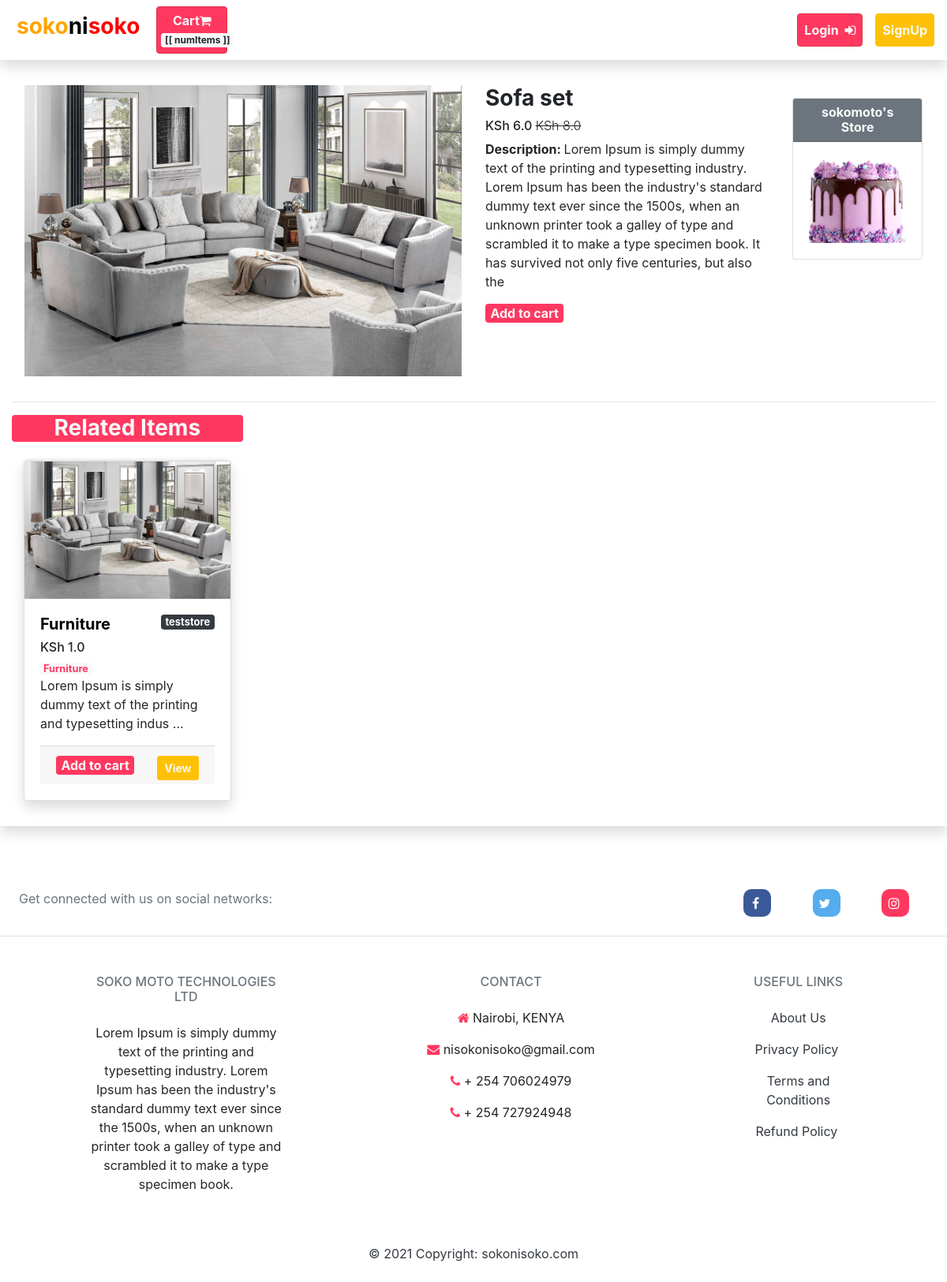
Screenshot of /funni/sofa/ with the database file from the repository.
### apps/product/models.py (models this page shows, shortened)
class Product(models.Model):
    category = models.ForeignKey(Category, related_name='products', on_delete=models.CASCADE)
    vendor = models.ForeignKey(Vendor, related_name='products', on_delete=models.CASCADE)
    title = models.CharField(max_length=255)
    slug = models.SlugField(max_length=255)
    description = models.TextField(max_length=300, blank=True, null=True)
    price = models.FloatField()
    discount = models.FloatField(blank=True, null=True)
    date_added = models.DateTimeField(auto_now_add=True)
    image = models.ImageField(upload_to='uploads/', blank=True, null=True)
    thumbnail = models.ImageField(upload_to='uploads/', blank=True, null=True)
    num_available = models.IntegerField(default=1)
    num_visits = models.IntegerField(default=0)
    date_added = models.DateTimeField(auto_now_add=True)
    class Meta:
        ordering = ['-date_added']
    def get_thumbnail(self):
        if self.thumbnail:
            return self.thumbnail.url
    def get_product_price(self):
        if self.discount:
            return self.price - self.discount
        return self.price

class Category(models.Model):
    title = models.CharField(max_length=255)
    slug = models.SlugField(max_length=255)
    ordering = models.IntegerField(default=0)
    is_featured = models.BooleanField(default=False)
    display = RichTextUploadingField()
    image = models.ImageField(upload_to='uploads/', blank=True, null=True)
    thumbnail = models.ImageField(upload_to='uploads/', blank=True, null=True)
    class Meta:
        verbose_name_plural = 'Categories'
        ordering = ['ordering']
    def __str__(self):
        return self.title

### apps/vendor/models.py (models this page shows, shortened)
class Vendor(models.Model):
    business_name = models.CharField(max_length=255)
    profile_pic = models.ImageField(default='/uploads/star.jpg')
    about = models.TextField(max_length=380)
    instagram_url = models.URLField(null=True, blank=True)
    twitter_url = models.URLField(null=True, blank=True)
    facebook_url = models.URLField(null=True, blank=True)
    created_at = models.DateTimeField(auto_now_add=True)
    created_by = models.OneToOneField(User, related_name='vendor', on_delete=models.CASCADE)
    email = models.EmailField()
    class Meta:
        ordering = ['business_name']

### apps/product/views.py (the view)
# urls.py: path('<slug:category_slug>/<slug:product_slug>/', views.product, name='product'),
def product(request, category_slug, product_slug):
    product = get_object_or_404(Product, category__slug=category_slug, slug=product_slug)
    product.num_visits = product.num_visits + 1
    imagesstring = '{"thumbnail": "%s", "image": "%s", "id": "mainimage"},' % (product.get_thumbnail(), product.image.url)
    for image in product.images.all():
        imagesstring += ('{"thumbnail": "%s", "image": "%s", "id": "%s"},' % (image.get_thumbnail(), product.image.url, image.id))
    if request.method == 'POST' and request.user.is_authenticated:
        stars = request.POST.get('stars', 3)
        content = request.POST.get('content', '')
        review = ProductReview.objects.create(product=product, user=request.user, stars=stars, content=content)
        return redirect('product_detail', category_slug=category_slug, slug=product_slug)
    similar_products = list(product.category.products.exclude(id=product.id))
    if len(similar_products) >= 4:
        similar_products = random.sample(similar_products, 4)
    cart = Cart(request)
    if cart.has_product(product.id):
        product.in_cart = True
    else:
        product.in_cart = False
    context = {
        'product': product,
        'similar_products': similar_products,
        'imagesstring': "[" + imagesstring.rstrip(',') + "]"
    }
    return render(request, 'product/product.html', context)

### apps/cart/cart.py (called while the page is built)
    def __iter__(self):
        product_ids = self.cart.keys()
        product_clean_ids = []
        for p in product_ids:
            product_clean_ids.append(p)
            self.cart[str(p)]['product'] = Product.objects.get(pk=p)
        for item in self.cart.values():
            item['total_price'] = float(item['price']) * int(item['quantity'])
            yield item

    def has_product(self, product_id):
        if str(product_id) in self.cart:
            return True
        else:
            return False

    def get_total_length(self):
        return sum(int(item['quantity']) for item in self.cart.values())

    def get_total_cost(self):
        return sum(float(item['total_price']) for item in self)

### apps/cart/context_processors.py (called while the page is built)
def cart(request):
    return {'cart': Cart(request)}

### apps/product/context_processors.py (called while the page is built)
def menu_categories(request):
    categories = Category.objects.all()
    return {'menu_categories': categories}

### apps/product/templates/product/product.html (shortened to what this page needs)
{%  extends 'core/base.html'  %}
{% block content %}
                <div class="container-fluid py-3 shadow" id="productapp">
                    <div class="py-3 px-3">
                        <div class="row">
                            <div class="col-md-6">
                                {% if product.image %}
                                <img class="img-fluid" src="{{ product.image.url }}" alt="{{ product.name }}">
                                {% endif %}
                            </div>
                            <div class="col-md-4">
                                    <h3 class="font-weight-bold">{{ product.title }}</h3>
                                    <h6> KSh {{ product.get_product_price }}
                                        {% if product.discount %}
                                        <del class="font-weight-light text-secondarys">KSh {{ product.price }}</del>
                                        {% endif %}
                                    </h6>
                                    <p class="mt-2"><strong>Description: </strong> {{ product.description | safe}}</p>
                                    {% if product.in_cart %}
                                        <a href="{% url 'cart' %}" class="btn bg-success text-light font-weight-bold">Item already in cart! Go to Cart</a>
                                    {% else %}
                                        {% if product.num_available > 0 %}
                                        <a href="" @click="addToCart({{ product.id }})" class="badge badge-danger text-light"
                                            onclick="myFunction()">Add to cart</a>
                                        {% else %}
                                            <p class="text-danger">The product is out of stock!</p>
                                        {% endif %}
                                    {% endif %}
                            </div>
                            <div class="col-md-2">
                                <div class="card mt-3">
                                    <a href="{% url 'vendor' product.vendor.id %}">
                                        <h6 class="font-weight-bold py-2 text-center text-light card-header bg-secondary">{{ product.vendor.business_name }}'s Store</h6>
                                        <img class="img-fluid card-body" src="{{product.vendor.profile_pic.url}}">
                                    </a>
                                </div>
                            </div>
                        </div>
                    </div>
                    {% if similar_products %}
                        <hr>
                        <div class="col-md-3 bg-dangerr rounded mt-3">
                            <h3 class="text-center font-weight-bold text-light">Related Items</h3>
                        </div>
                        <div class="flex-container">
                            {% for product in similar_products %}
                                {% include 'product/parts/list_item.html' %}
                            {% endfor %}
                        </div>
                    {% endif %}
                </div>
{% endblock content %}

### apps/product/templates/product/parts/list_item.html (shortened to what this page needs)
    <div class="col-md-3 my-3">
        <div class="card h-100 shadow">
            <a href="{% url 'product' product.category.slug product.slug %}">
                <img src="{{ product.get_thumbnail }}" class="img-fluid thumbnail">
            </a>
            <div class="card-body small">
                <a class="badge badge-dark  float-right" href="{% url 'vendor' product.vendor.id %}"> {{ product.vendor.business_name }}</a>
                <h5>
                    <a class="atext font-weight-bold" href="{% url 'product' product.category.slug product.slug %}"> {{ product.title }}</a></h5>
                    <h6> KSh {{ product.get_product_price }}
                    </h6>
                   <a href="{% url 'category' product.category.slug %}" class="bg-light font-weight-bold px-1">{{ product.category }}</a>
                    <p>{{ product.description | safe | slice:":70" }} ... </p>
                    <div class="card-footer">
                        {% if product.in_cart %}
                            <a href="{% url 'cart' %}" class="badge badge-success cart">Go to Cart</a>
                        {% else %}
                            {% if product.num_available > 0 %}
                                <a @click="addToCart({{ product.id }})" class="badge badge-danger text-light"
                                onclick="myFunction()">Add to cart</a>
                            {% else %}
                                <p class="text-danger">The product is out of stock!</p>
                            {% endif %}
                        {% endif %}
                        <a class="btn btn-warning btn-sm float-right text-light font-weight-bold" href="{% url 'product' product.category.slug product.slug %}">View</a>
                    </div>
            </div>
        </div>
    </div>

### versone/static/styles/main.css (style rules this page uses)
body { background-color: #ffffff; }
.shadow { box-shadow: 0px 0px 10px -2px rgba(0,0,0,0.75); }
a { color: #ff3860 }
p { color: #282424; font-size: medium; }
.atext { color: #000; }
.badge-danger { background-color: #ff3860; font-size: medium; }
.badge-dark { font-size: small; }
.bg-dangerr { background-color: #ff3860; }
.container-fluid { width: 90%; }
.flex-container { display: flex; flex-flow: row wrap; }
.thumbnail { width: 100%; height: 220px; }
@media only screen and (max-width: 1200px) { .thumbnail { width: 100%; height: 100%; -webkit-box-shadow: -1px -3px 5px -2px rgba(214,214,214,1); -moz-box-shadow: -1px -3px 5px -2px rgba(214,214,214,1); box-shadow: -1px -3px 5px -2px rgba(214,214,214,1); } }
@media only screen and (max-width: 1200px) { .container-fluid { width: 100%; } }

### rows the page displays
Product: image (picture), title "Sofa set", get_product_price "6.0", price "8.0", description "Lorem Ipsum is simply dummy text of the printing and typesetting industry. Lorem Ipsum has been the industry's standard dummy text ever since the 1500s, when an unknown printer took a galley of type and scrambled it to make a type specimen book. It has survived not only five centuries, but also the", vendor.business_name "sokomoto", vendor.profile_pic (picture)
Product: get_thumbnail (picture), vendor.business_name "teststore", title "Furniture", get_product_price "1.0", category "Furniture", description "Lorem Ipsum is simply dummy text of the printing and typesetting indus"
